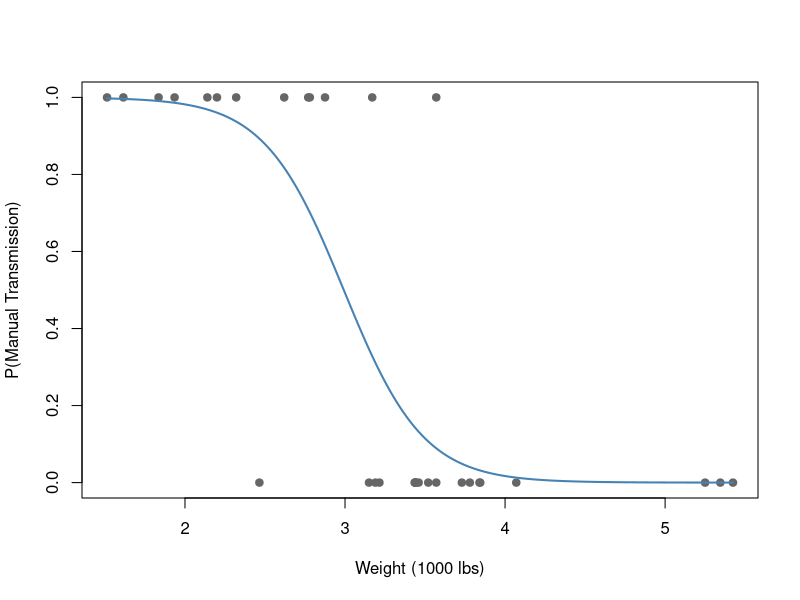

This chart was generated by the following R code: (Note: this script raises an error after producing the figure.)
## ---- chunk 1
    data(mtcars)

    model <- glm(am ~ wt, data = mtcars, family = binomial)

    wt_seq <- seq(min(mtcars$wt), max(mtcars$wt), length.out = 200)
    prob   <- predict(model, newdata = data.frame(wt = wt_seq), type = "response")

    plot(mtcars$wt, mtcars$am, pch = 19, col = "gray40",
         xlab = "Weight (1000 lbs)", ylab = "P(Manual Transmission)")
    lines(wt_seq, prob, col = "steelblue", lwd = 2)
    rm(mtcars,model,prob,wt_seq)
## ---- chunk 2
library(pROC)

gam_train_test <- function(train_df,test_df,pl=FALSE){
  gam_model <- mgcv::gam(
    label ~ s(fos_72h, k=3) + s(northness, k=3) + s(norm_curv, k=5)+ s(accum, k=5),
    data   = train_df,
    family = binomial,
    method = "REML"
  )
  
  pred <- predict(gam_model, newdata = test_df, type = "response")
  roc_gam <- roc(test_df$label, pred, quiet = TRUE)
  print(auc(roc_gam))
  
  if(pl==TRUE){
    print(ggroc(roc_gam) +
      geom_abline(slope = 1, intercept = 1, linetype = "dashed", color = "grey50") +
      labs(
        title   = "ROC Curve: GAM",
        x       = "Specificity",
        y       = "Sensitivity",
        caption = paste0("AUC: ", round(auc(roc_gam), 3))
      ) +
      theme_minimal())
  }
  return(auc(roc_gam))
}
## ---- chunk 3


xval_gam <- function(model_df){
  # set.seed(40)
  k       <- 5
  folds   <- sample(rep(1:k, length.out = nrow(model_df)))
  auc_vec <- numeric(k)
  
  for (i in 1:k) {
    train_fold <- model_df[folds != i, ]
    test_fold  <- model_df[folds == i, ]
    
    auc_vec[i] <- gam_train_test(train_fold,test_fold,pl=FALSE)
  }
  
  cat("Mean AUC:", round(mean(auc_vec), 3), "\n")
  cat("SD AUC:",   round(sd(auc_vec), 3), "\n")
  return(mean(auc_vec))
}

mitkof_gam_auc <- xval_gam(mitkof$df)
wrangell_gam_auc <- xval_gam(wrangell$df)
bulk_gam_auc <- xval_gam(rbind(mitkof$df,wrangell$df))

## ---- chunk 4
auc_gam_w_m <- gam_train_test(wrangell$df,mitkof$df,pl=TRUE)
auc_gam_m_w <- gam_train_test(mitkof$df,wrangell$df,pl=TRUE)
## ---- chunk 5
library(randomForest)


rf_train_test <- function(train_df, test_df, n_tree = 100, pl = FALSE,
                          predictors = c("fos_72h", "northness", "tangential_curv", "lith")) {
  formula <- as.formula(paste("label ~", paste(predictors, collapse = " + ")))
  
  fit_rf <- randomForest(
    formula,
    data  = train_df,
    ntree = n_tree,
    importance = TRUE
  )
  
  pred <- predict(fit_rf, newdata = test_df, type = "prob")[,2]
  roc_rf <- roc(test_df$label, pred, quiet = TRUE)
  print(auc(roc_rf))
  
  if(pl==TRUE){
    print(ggroc(roc_rf) +
      geom_abline(slope = 1, intercept = 1, linetype = "dashed", color = "grey50") +
      labs(
        title   = "ROC Curve: RF",
        x       = "Specificity",
        y       = "Sensitivity",
        caption = paste0("AUC: ", round(auc(roc_rf), 3))
      ) +
      theme_minimal())
  }
  return(auc(roc_rf))
}


## ---- chunk 6
xval_rf <- function(model_df,n_tree = 500){
  # set.seed(40)
  k       <- 5
  folds   <- sample(rep(1:k, length.out = nrow(model_df)))
  auc_vec <- numeric(k)
  
  for (i in 1:k) {
    train_fold <- model_df[folds != i, ]
    test_fold  <- model_df[folds == i, ]
    
    auc_vec[i] <- rf_train_test(train_fold,test_fold,n_tree = n_tree,pl=FALSE)
  }
  
  cat("Mean AUC:", round(mean(auc_vec), 3), "\n")
  cat("SD AUC:",   round(sd(auc_vec), 3), "\n")
  return(mean(auc_vec))
}

mitkof_rf_auc <- xval_rf(mitkof$df)
wrangell_rf_auc <- xval_rf(wrangell$df)
bulk_rf_auc <- xval_rf(rbind(mitkof$df,wrangell$df))
## ---- chunk 7
auc_rf_w_m <- rf_train_test(wrangell$df,mitkof$df,n_tree = 200,pl=TRUE, predictors = c("fos_72h","tangential_curv","logaccum"))
# auc_rf_m_w <- rf_train_test(mitkof$df,wrangell$df,n_tree = 50,pl=TRUE, predictors = c("fos_72h","tangential_curv","logaccum"))
## ---- chunk 8
library(tidyverse)

rf_grid_search <- function(train_df, test_df,
                           predictor_list = NULL,
                           n_tree_values  = c(100, 500),
                           min_node_sizes = c(1, 5, 10)) {  # fractions of p
                           # mtry_fractions = c(0.33, 0.5, 1.0),
                           
  
  all_predictors <- setdiff(names(train_df), "label")
  if (is.null(predictor_list)) {
    predictor_list <- map(
      seq_along(all_predictors),
      ~ combn(all_predictors, .x, simplify = FALSE)
    ) |> list_flatten()
  }
  
  grid <- expand.grid(
    predictor_idx  = seq_along(predictor_list),
    n_tree         = n_tree_values,
    min_node_size  = min_node_sizes
    # mtry_fraction  = mtry_fractions
  )
  
  total   <- nrow(grid)
  counter <- 0L
  
  results <- pmap(grid, function(predictor_idx, n_tree, min_node_size, mtry_fraction) {
    counter <<- counter + 1L
    cat(sprintf("\r[%d / %d] (%.1f%%)", counter, total, 100 * counter / total))
    flush.console()
    
    preds   <- predictor_list[[predictor_idx]]
    p       <- length(preds)
    # mtry    <- max(1, floor(mtry_fraction * p))   # always at least 1
    mtry <- 1
    formula <- as.formula(paste("label ~", paste(preds, collapse = " + ")))
    
    fit <- tryCatch(
      randomForest(formula, data = train_df, ntree = n_tree,
                   nodesize = min_node_size, mtry = mtry,
                   importance = TRUE),
      error = function(e) NULL
    )
    if (is.null(fit)) return(NULL)
    
    pred   <- predict(fit, newdata = test_df, type = "prob")[, 2]
    roc_rf <- roc(test_df$label, pred, quiet = TRUE)
    
    tibble(
      predictors    = paste(preds, collapse = " + "),
      n_predictors  = p,
      n_tree        = n_tree,
      min_node_size = min_node_size,
      # mtry_fraction = mtry_fraction,
      mtry          = mtry,
      auc           = as.numeric(auc(roc_rf))
    )
  }) |> list_rbind()
  
  results |> arrange(desc(auc))
}
## ---- chunk 9
predictors <- c("gradient","mean_curv","tangential_curv","soils","lith")

train_df <- wrangell$df |> select(all_of(predictors), label)
test_df  <- mitkof$df  |> select(all_of(predictors), label)

results <- rf_grid_search(
  train_df, test_df,
  n_tree_values  = c(300, 500),
  min_node_sizes = c(5, 10)
)

# Top combinations
head(results, 10)

# Best per number of predictors (useful for parsimony)
results |>
  group_by(n_predictors) |>
  slice_max(auc, n = 1)
## ---- chunk 10
library(ranger)

rf_grid_search_kfold <- function(df,
                           fold_ids,
                           predictor_list = NULL,
                           n_tree_values  = c(100, 500),
                           min_node_sizes = c(1, 5, 10),
                           min_ch = 1,
                           max_ch = NULL) {

  all_predictors <- setdiff(names(df), c("label", "x", "y"))
  if (is.null(max_ch)) max_ch <- length(all_predictors)
  if (is.null(predictor_list)) {
    predictor_list <- map(
      seq(min_ch, max_ch),
      ~ combn(all_predictors, .x, simplify = FALSE)
    ) |> list_flatten()
  }

  grid <- expand.grid(
    predictor_idx = seq_along(predictor_list),
    n_tree        = n_tree_values,
    min_node_size = min_node_sizes
  )

  total   <- nrow(grid)
  counter <- 0L
  k       <- length(unique(fold_ids))

  results <- pmap(grid, function(predictor_idx, n_tree, min_node_size) {
    counter <<- counter + 1L
    cat(sprintf("\r[%d / %d] (%.1f%%)", counter, total, 100 * counter / total))
    flush.console()

    preds   <- predictor_list[[predictor_idx]]
    p       <- length(preds)
    # mtry    <- max(1L, floor(sqrt(p)))  # sqrt(p) default; easy to parameterize later
    mtry <- 1
    formula <- as.formula(paste("label ~", paste(preds, collapse = " + ")))

    # --- inner CV loop across folds ---
    fold_aucs <- map_dbl(seq_len(k), function(fold_i) {
      train_df <- df[fold_ids != fold_i, ]
      test_df  <- df[fold_ids == fold_i, ]

      fit <- tryCatch(

        ranger(formula, data = train_df, num.trees = n_tree,
                       min.node.size = min_node_size, mtry = mtry,
                       importance = "impurity",
                       num.threads = parallel::detectCores() - 1,
                       probability = TRUE),  # needed for prob predictions
        error = function(e) NULL
      )
      if (is.null(fit)) return(NA_real_)

      pred <- predict(fit, data = test_df,
                      num.threads = parallel::detectCores() - 1)$predictions[, 2]
      
      roc_rf <- roc(test_df$label, pred, quiet = TRUE)
      as.numeric(auc(roc_rf))
    })

    tibble(
      predictors    = paste(preds, collapse = " + "),
      n_predictors  = p,
      n_tree        = n_tree,
      min_node_size = min_node_size,
      mtry          = mtry,
      mean_auc      = mean(fold_aucs, na.rm = TRUE),
      sd_auc        = sd(fold_aucs,   na.rm = TRUE)
    )
  }) |> list_rbind()

  results |> arrange(desc(mean_auc))
}
## ---- chunk 11
# blockCV requires sf objects, convert from terra
wrangell_sf <- st_as_sf(wrangell$df, coords = c("x", "y"), crs = "EPSG:26931", remove = FALSE)
mitkof_sf <- st_as_sf(mitkof$df, coords = c("x", "y"), crs = "EPSG:26931", remove = FALSE)

# create spatial blocks using the suggested range
sb_w <- cv_spatial(
  x            = wrangell_sf,
  column       = "label",      # used for stratification
  size         = 1000,    # block size in map units (e.g. meters)
  k            = 4,            # number of folds
  selection    = "random",     # or "systematic"
  iteration    = 100,          # tries to balance folds
  biomod2      = FALSE,
  plot         = TRUE
)

# inspect fold balance
cv_plot(cv = sb_w, x = wrangell_sf)

# create spatial blocks using the suggested range
sb_m <- cv_spatial(
  x            = mitkof_sf,
  column       = "label",      # used for stratification
  size         = 1000,    # block size in map units (e.g. meters)
  k            = 4,            # number of folds
  selection    = "random",     # or "systematic"
  iteration    = 100,          # tries to balance folds
  biomod2      = FALSE,
  plot         = TRUE
)

# inspect fold balance
cv_plot(cv = sb_m, x = mitkof_sf)
## ---- chunk 12
predictors <- c("gradient","mean_curv","tangential_curv","soils","forest","lith")

df <- mitkof$df |> select(all_of(predictors), label)

results <- rf_grid_search_kfold(
  df             = df,
  fold_ids       = sb$folds_ids,
  predictor_list = NULL,
  n_tree_values  = c(300,500),
  min_node_sizes = c(5,10),
  min_ch = 4
)

# Top combinations
head(results, 10)

# Best per number of predictors (useful for parsimony)
results |>
  group_by(n_predictors) |>
  slice_max(auc, n = 1)
